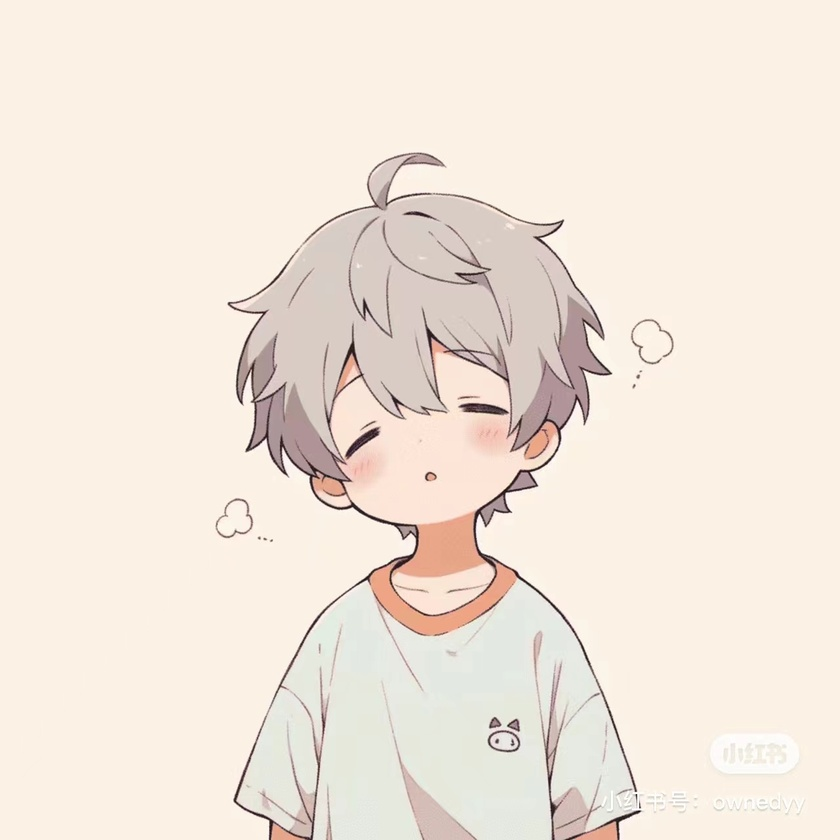
#> input picture test.jpg, 840 x 840 px, shrunk from 1280 x 1280 before the run
$ jupyter execute '图片处理.ipynb'
#> lines starting #> are read from the running program, lines starting #| are printed output that depends on the picture
# 高斯核卷积

[cell 1]
import cv2
import numpy as np

# 读取图片
image = cv2.imread('test.jpg')
#> image is the input picture: shape (840, 840, 3); mean B, G, R 219.8, 230.8, 241.6

# 使用5x5的高斯模糊
blurred_image = cv2.GaussianBlur(image, ksize=(25, 25), sigmaX=0)
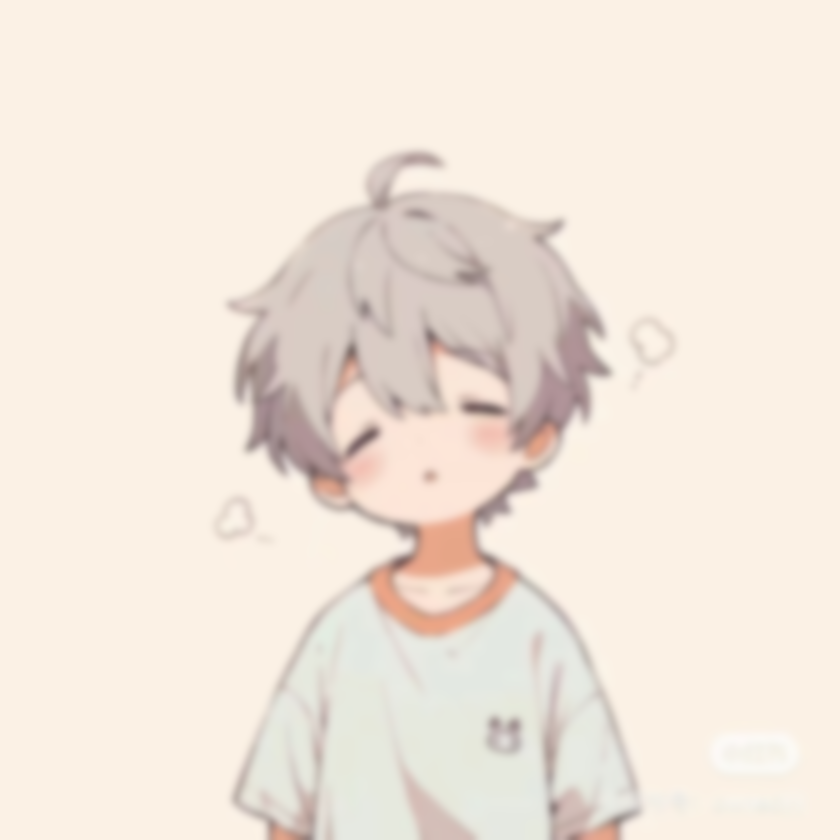
#> blurred_image: shape (840, 840, 3); mean B, G, R 219.8, 230.8, 241.6

# 保存结果
cv2.imwrite('blurred.jpg', blurred_image)

# 显示图片（可选）
cv2.imshow('Blurred Image', blurred_image)
cv2.waitKey(0)
cv2.destroyAllWindows()
